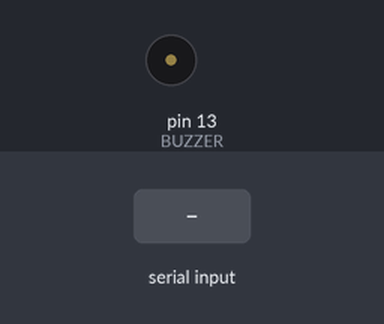
The sketch below on a simulated Arduino Uno, built with avr-gcc and run on an emulated ATmega328P. Shown: buzzer (waves = sounding). Inputs (shaded band) come from the test bench.

Above: at 1.2 s.
1.3 s: "90,45\n" received over Serial
At 1.7 s:
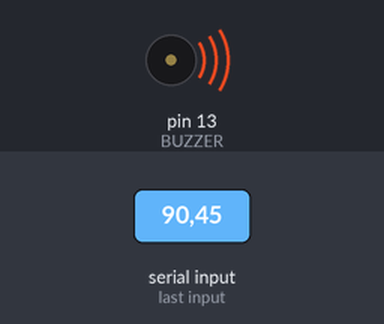
Timing chart, 0 to 4.3 s (numbered marks = the images above; inputs shaded):
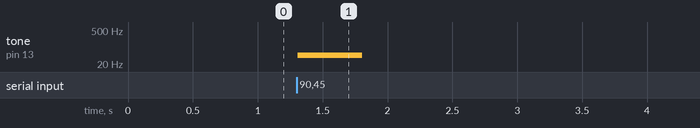

The sketch:

ex13_05.ino
```cpp
// 아두이노: 문자열 데이터(→주파수)를 수신하여 부저의 주파수 제어

#define BUZZER 13

void setup() {
  pinMode(BUZZER, OUTPUT);
  Serial.begin(9600);
}

void loop() { }

void serialEvent() {
  int value = Serial.parseInt();
  tone(BUZZER, value, 500);
}
```

Measured:
- after the input at 1.3 s, tone on pin 13 (BUZZER): silent → 45 Hz at once, → silent 0.50 s later
